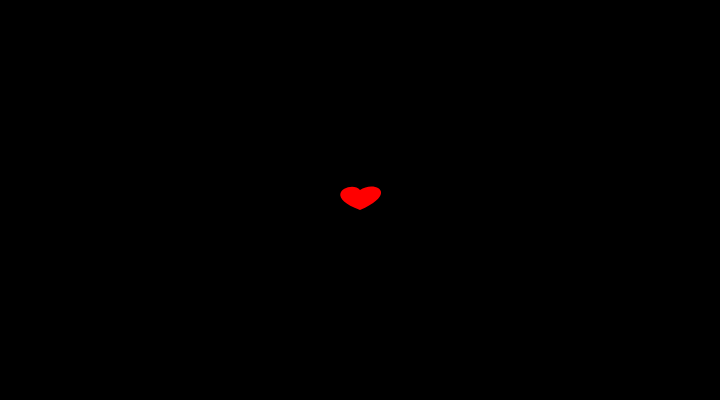
Frame 1 (no input)
Frame 60 (no input): identical to frame 1, image omitted
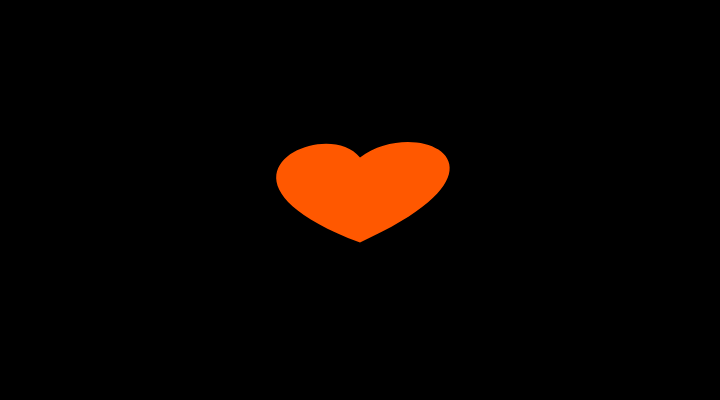
Frame 120 (the mouse pressed at the canvas centre since frame 60)

The p5.js sketch that drew these frames (run headless with seeded random() and noise() and a simulated clock; from frame 60 on, the mouse is pressed at the canvas centre):

// p5.js sketch
// ── sketch.js
function setup() {
  createCanvas(720, 400);
  noStroke();
}

function draw() {
  background(0);

  let c = map(mouseX, 0, width, 0, 175);

  let d = map(mouseX, 0, width, 40, 300);
  fill(255, c, 0);
  drawHeart(width / 2, height / 2, d);
}

// Function to draw a heart shape
function drawHeart(x, y, size) {
  beginShape();
  vertex(x, y + size / 4);
  bezierVertex(x - size / 1, y - size / 8, x - size / 5, y - size / 2, x, y - size / 4);
  bezierVertex(x + size / 3, y - size / 2, x + size / 1, y - size / 5, x, y + size / 4);
  endShape(CLOSE);
}
